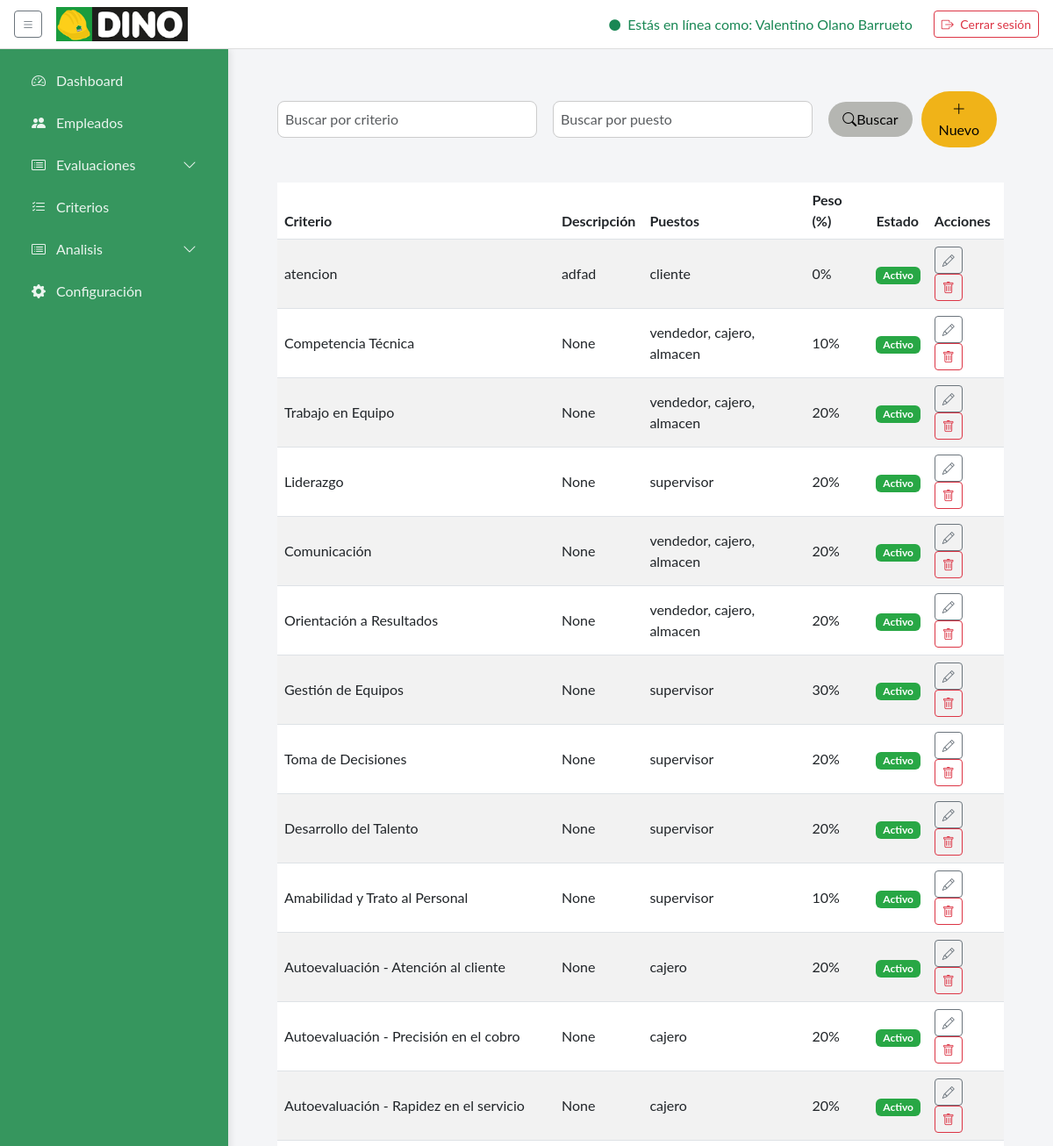
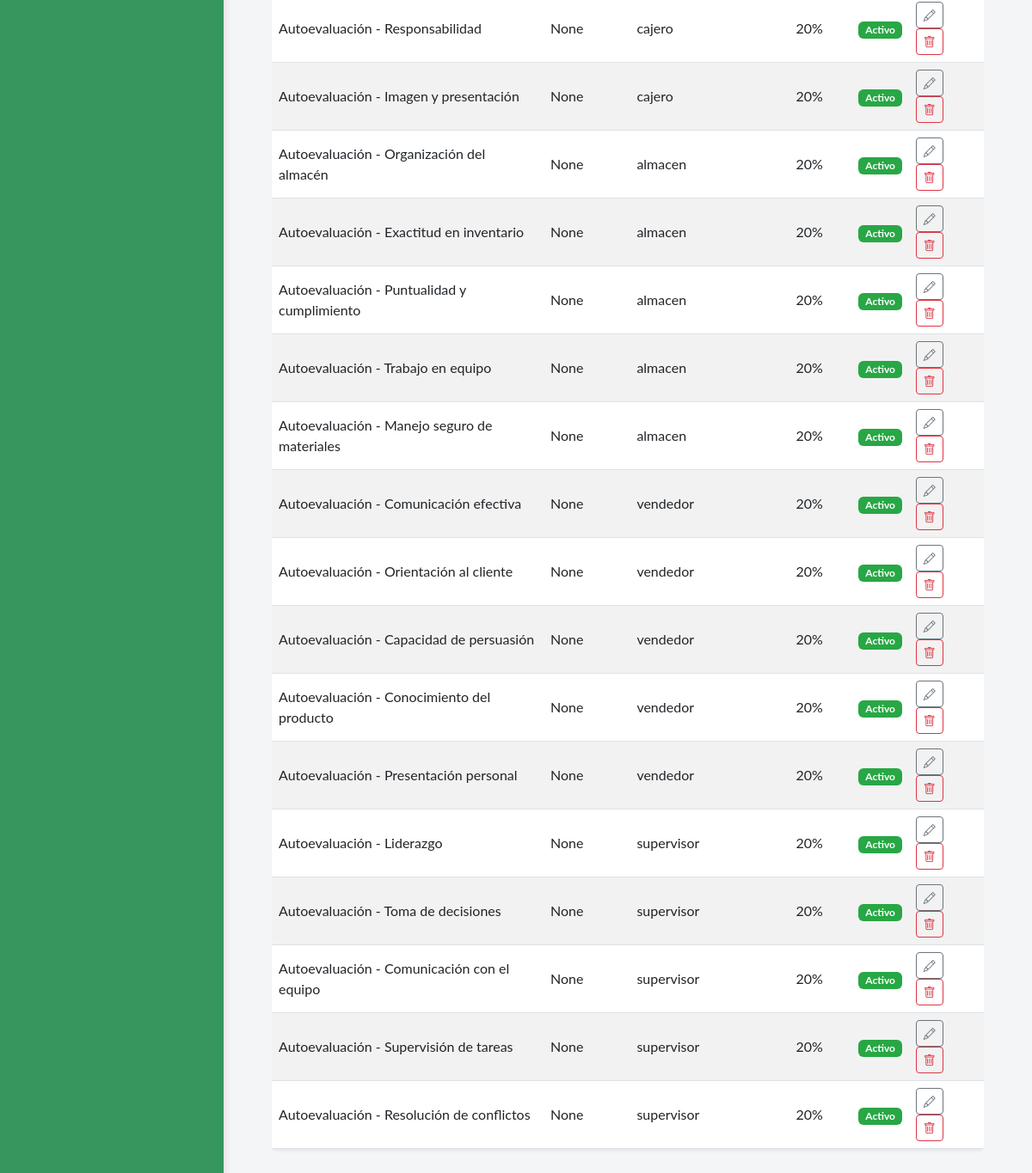
The page /criterios/ (signed in) on the database its author committed (2 pictures, top to bottom).
### core/models.py (models this page shows, shortened)
class Usuario(AbstractUser):
    """
    Modelo personalizado para el usuario, heredando de AbstractUser.
    Este modelo ahora solo contiene los campos estándar del usuario.
    """

class Criterio(models.Model):
    nombre      = models.CharField(max_length=100, default='Sin nombre')
    descripcion = models.CharField(max_length=200, blank=True, null=True)
    puestos     = models.ManyToManyField(Puesto, related_name='criterios')
    rango_min   = models.IntegerField()
    rango_max   = models.IntegerField()
    peso        = models.PositiveIntegerField('Peso (%)', default=0,
                    help_text='Porcentaje que aporta este criterio')
    ESTADO_CHOICES = [
        ('Activo',   'Activo'),
        ('Inactivo', 'Inactivo'),
    ]
    estado      = models.CharField(max_length=10, choices=ESTADO_CHOICES,
                    default='Activo')

class Puesto(models.Model):
    nombre = models.CharField(max_length=50, unique=True)
    descripcion = models.TextField(blank=True, null=True)

### core/views.py (the view)
# urls.py: path('criterios/',                    views.lista_criterios,   name='lista_criterios'),
@login_required
def lista_criterios(request):
    criterios = Criterio.objects.all()
    nombre_criterio = request.GET.get('nombre', '')
    if nombre_criterio:
        criterios = criterios.filter(nombre__icontains=nombre_criterio)
    puesto_criterio = request.GET.get('puesto', '')
    if puesto_criterio:
        criterios = criterios.filter(puestos__nombre__icontains=puesto_criterio)
    return render(request, 'criterios/lista_criterios.html', {
        'criterios': criterios,
        'nombre_criterio': nombre_criterio,
        'puesto_criterio': puesto_criterio
    })

### templates/criterios/lista_criterios.html (shortened to what this page needs)
{% extends "base/base.html" %}
{% load static %}
{% block content %}
<div class="container py-2 fade-in">
  <div class="container py-2 fade-in">
    <div class="d-flex justify-content-between align-items-center mb-4">
      <div class="filtros">
        <form method="get" class="d-flex">
          <input type="text" name="nombre" class="form-control me-2" placeholder="Buscar por criterio"
            value="{{ nombre_criterio }}">
          <input type="text" name="puesto" class="form-control me-2" placeholder="Buscar por puesto"
            value="{{ puesto_criterio }}">
          <button type="submit" class="btn btn-buscar">
            <i class="bi bi-search"></i> Buscar
          </button>
          <a href="{% url 'nuevo_criterio' %}" class="btn btn-nuevo">
            <i class="bi bi-plus-lg"></i>Nuevo
          </a>
        </form>
      </div>
    </div>
    <div class="table-responsive">
      <table class="table table-striped align-middle shadow-sm rounded bg-white">
        <thead>
          <tr>
            <th>Criterio</th>
            <th>Descripción</th>
            <th>Puestos</th>
            <th>Peso (%)</th>
            <th>Estado</th>
            <th>Acciones</th>
          </tr>
        </thead>
        <tbody>
          {% for c in criterios %}
          <tr>
            <td>
              <a href="{% url 'detalle_criterio' c.pk %}" class="font-weight-bold text-decoration-none text-dark">
                {{ c.nombre }}
              </a>
            </td>
            <td>{{ c.descripcion }}</td>
            <td>
              {% for p in c.puestos.all %}
              {{ p.nombre }}{% if not forloop.last %}, {% endif %}
              {% endfor %}
            </td>
            <td>{{ c.peso }}%</td>
            <td>
              {% if c.estado == 'Activo' %}
              <span class="badge bg-success">Activo</span>
              {% else %}
              <span class="badge bg-secondary">Inactivo</span>
              {% endif %}
            </td>
            <td>
              <a href="{% url 'editar_criterio' c.pk %}" class="btn btn-sm btn-outline-secondary me-1" title="Editar">
                <i class="bi bi-pencil"></i>
              </a>
              <a href="{% url 'eliminar_criterio' c.pk %}" class="btn btn-sm btn-outline-danger" title="Eliminar">
                <i class="bi bi-trash"></i>
              </a>
            </td>
          </tr>
          {% empty %}
          <tr>
            <td colspan="6" class="text-center text-muted">
              No hay criterios registrados.
            </td>
          </tr>
          {% endfor %}
        </tbody>
      </table>
    </div>
  </div>
  {% endblock %}

### templates/base/base.html (shortened to what this page needs)
{% load static %}
<!DOCTYPE html>
<html lang="es">
<head>
    <link href="https://cdn.jsdelivr.net/npm/bootstrap@5.3.0/dist/css/bootstrap.min.css" rel="stylesheet" />
    <link href="https://cdn.jsdelivr.net/npm/bootstrap-icons@1.10.5/font/bootstrap-icons.css" rel="stylesheet" />
</head>
<body>
    <nav class="navbar d-flex justify-content-between align-items-center">
        <div class="d-flex align-items-center">
            <button id="sidebarToggle" class="btn btn-outline-secondary btn-sm me-3">
                <i class="bi bi-list"></i>
            </button>
            <a class="navbar-brand">
                <img src="{% static 'img/logo_dino.png' %}" alt="Logo Dino">
            </a>
        </div>
        <div class="d-flex align-items-center">
            <span class="text-success me-4">
                <i class="bi bi-circle-fill me-1" style="font-size:.8rem;"></i> Estás en línea como:
                {{ request.user.get_full_name|default:request.user.username }}
            </span>
            <form id="logoutForm" method="post" action="{% url 'index' %}">
                <button type="submit" class="btn btn-outline-danger btn-sm">
                    <i class="bi bi-box-arrow-right me-1"></i> Cerrar sesión
                </button>
            </form>
        </div>
    </nav>
    {% with request.resolver_match.url_name as view_name %}
    <div class="d-flex main">
        <aside class="sidebar" id="sidebar">
            <ul class="nav flex-column">
                {% if request.user.trabajador.puesto.nombre == 'gerente' %}
                <li class="nav-item">
                    <a href="{% url 'admin_dashboard' %}"
                        class="nav-link {% if view_name == 'admin_dashboard' %}active{% endif %}">
                        <i class="bi bi-speedometer2"></i><span>Dashboard</span>
                    </a>
                </li>
                <li class="nav-item">
                    <a href="{% url 'gestion_empleados' %}"
                        class="nav-link {% if view_name == 'gestion_empleados' %}active{% endif %}">
                        <i class="bi bi-people-fill"></i><span>Empleados</span>
                    </a>
                </li>
                <li
                    class="nav-item has-submenu {% if view_name == 'lista_evaluaciones' or view_name == 'realizar_autoevaluacion' %}submenu-open{% endif %}">
                    <a href="#" class="nav-link submenu-toggle">
                        <i class="bi bi-card-list"></i><span>Evaluaciones</span>
                        <i class="bi bi-chevron-down ms-auto"></i>
                    </a>
                </li>
                <li class="nav-item">
                    <a href="{% url 'lista_criterios' %}"
                        class="nav-link {% if view_name == 'lista_criterios' %}active{% endif %}">
                        <i class="bi bi-list-check"></i><span>Criterios</span>
                    </a>
                </li>
                <li
                    class="nav-item has-submenu {% if view_name == 'lista_evaluaciones' or view_name == 'realizar_autoevaluacion' %}submenu-open{% endif %}">
                    <a href="#" class="nav-link submenu-toggle">
                        <i class="bi bi-card-list"></i><span>Analisis</span>
                        <i class="bi bi-chevron-down ms-auto"></i>
                    </a>
                </li>
                <li class="nav-item">
                    <a href="{% url 'lista_periodos' %}"
                        class="nav-link {% if view_name == 'configuracion' %}active{% endif %}">
                        <i class="bi bi-gear-fill"></i><span>Configuración</span>
                    </a>
                </li>
                {% endif %}
            </ul>
        </aside>
        <main class="content">
            {% block content %}{% endblock %}
        </main>
    </div>
    {% endwith %}
</body>
</html>

### templates/base/base.html (style rules this page uses)
:root { --sidebar-width: 260px; --sidebar-collapsed: 80px; --primary: #36965e; --bg: #f9f9f9; --tre: #17973C; --secundary: #000000; --shadow: rgba(0, 0, 0, 0.1); }
html, body { margin: 0; padding: 0; height: 100%; background: var(--bg); font-family: 'Lato', sans-serif; }
.d-flex.main { height: calc(100vh - 56px); }
aside.sidebar { position: fixed; top: 56px; left: 0; bottom: 0; width: var(--sidebar-width); background: black; color: #fff; padding: 1rem; box-shadow: 2px 0 8px var(--shadow); transition: width .3s; z-index: 1050; }
aside.sidebar .nav-link { color: rgba(255, 255, 255, 0.9); margin-bottom: .5rem; border-radius: 6px; display: flex; align-items: center; gap: .5rem; white-space: nowrap; overflow: hidden; }
aside.sidebar .nav-link i { min-width: 24px; text-align: center; }
aside.sidebar .nav-link span { transition: opacity .3s; }
main.content { margin-top: 56px; margin-left: var(--sidebar-width); padding: 2rem; transition: margin-left .3s; position: relative; overflow: auto; }
nav.navbar { background: #fff; border-bottom: 1px solid #ddd; height: 56px; z-index: 1100; padding: 0 1rem; position: fixed; top: 0; left: 0; right: 0; }
nav.navbar .navbar-brand { flex: none; display: flex; align-items: center; }
nav.navbar .navbar-brand img { width: 150px; height: auto; flex-shrink: 0; }
aside.sidebar { width: var(--sidebar-width); background: var(--primary); color: #fff; display: flex; flex-direction: column; padding: 1rem; box-shadow: 2px 0 8px var(--shadow); transition: width .3s; }
main.content { flex: 1; overflow: auto; padding: 2rem; }
.has-submenu { position: relative; }

### templates/criterios/lista_criterios.html (style rules this page uses)
body { background-color: #f4f5f7; font-family: 'Lato', sans-serif; }
.table thead { background-color: #e0f7e9; }
.badge.bg-success { background-color: #28a745 !important; }
.fade-in { animation: fadeIn 0.5s ease-in-out; }
.filtros { display: flex; align-items: center; margin-bottom: 1rem; width: 100%; }
.filtros form { display: flex; gap: 10px; width: 100%; align-items: center; margin-right: 8px; }
.filtros input { flex-grow: 1; border-radius: 0.5rem; padding: 0.5rem; border: 1px solid #ccc; }
.filtros button { padding: 0.5rem 1rem; font-size: 1rem; border-radius: 2rem; display: flex; align-items: center; }
.btn-nuevo { background: #F0B318; color: #030303; border: none; transition: background 0.3s ease, transform 0.2s ease; padding: 0.5rem 1.25rem; font-size: 1rem; border-radius: 2rem; }
.btn-buscar { background: #B5B6B2; color: #030303; border: none; transition: background 0.3s ease, transform 0.2s ease; padding: 0.5rem 1.25rem; font-size: 1rem; border-radius: 2rem; }

### rows shown on the page
Usuario: user.get_full_name "Valentino Olano Barrueto"
Criterio: nombre "atencion", descripcion "adfad", peso "0", estado "Activo"
Puesto: nombre "cliente"
Criterio: nombre "Competencia Técnica", descripcion "None", peso "10", estado "Activo"
Puesto: nombre "vendedor"
Puesto: nombre "cajero"
Puesto: nombre "almacen"
Criterio: nombre "Trabajo en Equipo", descripcion "None", peso "20", estado "Activo"
Criterio: nombre "Liderazgo", descripcion "None", peso "20", estado "Activo"
Puesto: nombre "supervisor"
Criterio: nombre "Comunicación", descripcion "None", peso "20", estado "Activo"
Criterio: nombre "Orientación a Resultados", descripcion "None", peso "20", estado "Activo"
Criterio: nombre "Gestión de Equipos", descripcion "None", peso "30", estado "Activo"
Criterio: nombre "Toma de Decisiones", descripcion "None", peso "20", estado "Activo"
Criterio: nombre "Desarrollo del Talento", descripcion "None", peso "20", estado "Activo"
Criterio: nombre "Amabilidad y Trato al Personal", descripcion "None", peso "10", estado "Activo"
Criterio: nombre "Autoevaluación - Atención al cliente", descripcion "None", peso "20", estado "Activo"
Criterio: nombre "Autoevaluación - Precisión en el cobro", descripcion "None", peso "20", estado "Activo"
Criterio: nombre "Autoevaluación - Rapidez en el servicio", descripcion "None", peso "20", estado "Activo"
Criterio: nombre "Autoevaluación - Responsabilidad", descripcion "None", peso "20", estado "Activo"
Criterio: nombre "Autoevaluación - Imagen y presentación", descripcion "None", peso "20", estado "Activo"
Criterio: nombre "Autoevaluación - Organización del almacén", descripcion "None", peso "20", estado "Activo"
Criterio: nombre "Autoevaluación - Exactitud en inventario", descripcion "None", peso "20", estado "Activo"
Criterio: nombre "Autoevaluación - Puntualidad y cumplimiento", descripcion "None", peso "20", estado "Activo"
Criterio: nombre "Autoevaluación - Trabajo en equipo", descripcion "None", peso "20", estado "Activo"
Criterio: nombre "Autoevaluación - Manejo seguro de materiales", descripcion "None", peso "20", estado "Activo"
Criterio: nombre "Autoevaluación - Comunicación efectiva", descripcion "None", peso "20", estado "Activo"
Criterio: nombre "Autoevaluación - Orientación al cliente", descripcion "None", peso "20", estado "Activo"
Criterio: nombre "Autoevaluación - Capacidad de persuasión", descripcion "None", peso "20", estado "Activo"
Criterio: nombre "Autoevaluación - Conocimiento del producto", descripcion "None", peso "20", estado "Activo"
Criterio: nombre "Autoevaluación - Presentación personal", descripcion "None", peso "20", estado "Activo"
Criterio: nombre "Autoevaluación - Liderazgo", descripcion "None", peso "20", estado "Activo"
Criterio: nombre "Autoevaluación - Toma de decisiones", descripcion "None", peso "20", estado "Activo"
Criterio: nombre "Autoevaluación - Comunicación con el equipo", descripcion "None", peso "20", estado "Activo"
Criterio: nombre "Autoevaluación - Supervisión de tareas", descripcion "None", peso "20", estado "Activo"
Criterio: nombre "Autoevaluación - Resolución de conflictos", descripcion "None", peso "20", estado "Activo"
